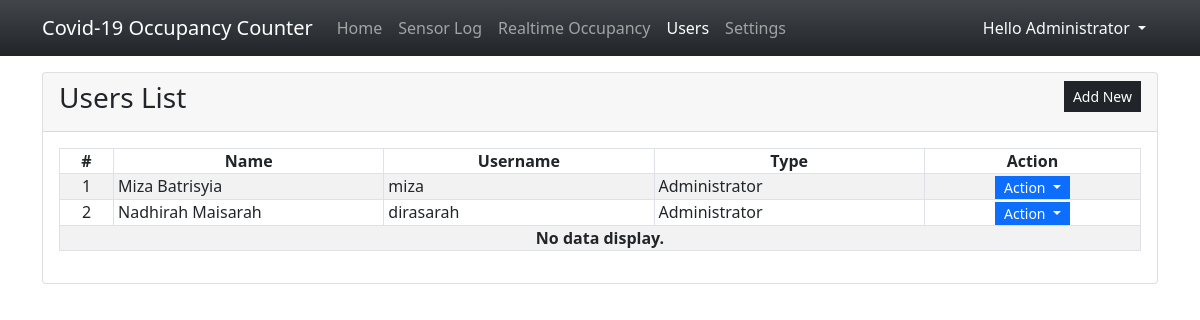
Page /?page=users (signed in) on the committed database.
### tables this page shows
CREATE TABLE `user_list` (
            `user_id` INTEGER NOT NULL PRIMARY KEY AUTOINCREMENT,
            `fullname` INTEGER NOT NULL,
            `username` TEXT NOT NULL,
            `password` TEXT NOT NULL,
            `type` INTEGER NOT NULL,
            `status` INTEGER NOT NULL Default 1,
            `date_created` TIMESTAMP DEFAULT CURRENT_TIMESTAMP
        );

### users.php (the view, shortened to what this page needs)
<div class="card">
    <div class="card-header d-flex justify-content-between">
        <h3 class="card-title">Users List</h3>
        <div class="card-tools align-middle">
            <button class="btn btn-dark btn-sm py-1 rounded-0" type="button" id="create_new">Add New</button>
        </div>
    </div>
    <div class="card-body">
        <table class="table table-hover table-striped table-bordered">
            <colgroup>
                <col width="5%">
                <col width="25%">
                <col width="25%">
                <col width="25%">
                <col width="20%">
            </colgroup>
            <thead>
                <tr>
                    <th class="text-center p-0">#</th>
                    <th class="text-center p-0">Name</th>
                    <th class="text-center p-0">Username</th>
                    <th class="text-center p-0">Type</th>
                    <th class="text-center p-0">Action</th>
                </tr>
            </thead>
            <tbody>
                <?php
                $sql = "SELECT * FROM `user_list` where user_id != 1 order by `fullname` asc";
                $qry = $conn->query($sql);
                $i = 1;
                    while($row = $qry->fetchArray()):
                ?>
                <tr>
                    <td class="text-center p-0"><?php echo $i++; ?></td>
                    <td class="py-0 px-1"><?php echo $row['fullname'] ?></td>
                    <td class="py-0 px-1"><?php echo $row['username'] ?></td>
                    <td class="py-0 px-1"><?php echo ($row['type'] == 1)? 'Administrator':'Staff' ?></td>
                    <th class="text-center py-0 px-1">
                        <div class="btn-group" role="group">
                            <button id="btnGroupDrop1" type="button" class="btn btn-primary dropdown-toggle btn-sm rounded-0 py-0" data-bs-toggle="dropdown" aria-expanded="false">
                            Action
                            </button>
                        </div>
                    </th>
                </tr>
                <?php endwhile; ?>
                <?php if(!$qry->fetchArray()): ?>
                    <tr>
                        <th class="text-center p-0" colspan="5">No data display.</th>
                    </tr>
                <?php endif; ?>
            </tbody>
        </table>
    </div>
</div>

### index.php (style rules this page uses)
html,body { height:100%; width:100%; }

### rows in the picture
user_list: fullname "Miza Batrisyia", username "miza", type "Administrator"
user_list: fullname "Nadhirah Maisarah", username "dirasarah", type "Administrator"

### other values in the picture
$_SESSION['fullname'] "Administrator"
